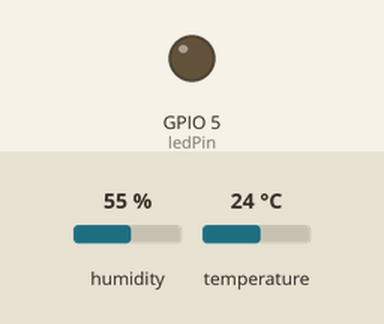
Recording of a sketch running on a simulated ESP8266 (NodeMCU). On the bench: output pins drawn as LEDs (lit = HIGH). The inputs (shaded band) are chosen by the test bench; at power-on: temperature 24 °C, humidity 55 %. WiFi joins after 1.5 s; servers stay silent unless stated; no MQTT or app messages arrive unless stated; what the sketch prints to the serial monitor is not drawn.

Above: at 2.7 s.
2.8 s: temperature set to 30.7 °C
9.5 s: temperature set to 31.5 °C
At 12.9 s:
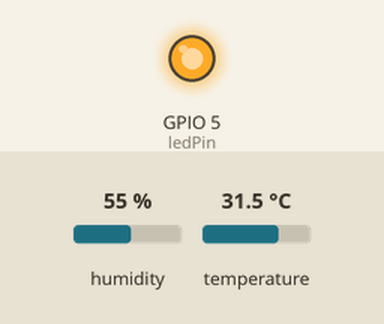
Timing chart, 0 to 14.4 s (numbered marks = the images above; inputs shaded):
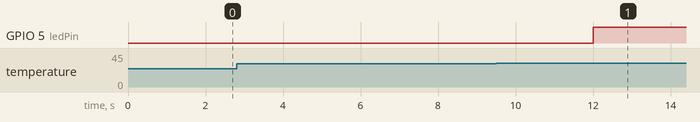

Measured:
- the behaviour switches between 31 and 31.1 °C on temperature (found by bisection; images 0 and 1)
- after the input at 2.8 s, every drawn part: stays the same
- after the input at 9.5 s, GPIO 5 (ledPin): LOW → HIGH after 2.5 s

The sketch:

modul6_tugas_25782027.ino
```cpp
#include <ESP8266WiFi.h>
#include <PubSubClient.h>
#include <ArduinoJson.h>
#include <DHT.h>

// ==========================================
// KREDENSIAL & KONFIGURASI JARINGAN
// ==========================================
const char* ssid = "Infinix GT 30 Pro";
const char* password = "murahcpz";

// Konfigurasi Broker MQTT Publik
const char* mqttServer = "broker.hivemq.com";
const int mqttPort = 1883;

// IDENTITAS KLIEN (Wajib Unik, sesuaikan dengan NIM Anda)
const char* clientId = "ESP8266_LabIoT_NIM027_Tugas";

// ==========================================
// DEFINISI TOPIK MQTT (Ganti nim_anda)
// ==========================================
const char* topicTelemetry = "kampus/labiot/25782027/telemetri";
const char* topicControl   = "kampus/labiot/25782027/kendali";
const char* topicAlert     = "kampus/labiot/25782027/alert";
const char* topicStatus    = "kampus/labiot/25782027/status";

// ==========================================
// KONFIGURASI PIN PERANGKAT KERAS
// ==========================================
const byte dhtPin = 2;   // Pin D4 (GPIO 2) untuk Sensor DHT
const byte ledPin = 5;   // Pin D1 (GPIO 5) untuk LED Indikator
#define DHTTYPE DHT22    // Ubah ke DHT22 jika menggunakan modul DHT22

DHT dht(dhtPin, DHTTYPE);
WiFiClient espClient;
PubSubClient client(espClient);

// Pengatur Waktu (Non-blocking timer)
unsigned long lastTelemetryTime = 0;
const unsigned long telemetryInterval = 4000; // Kirim telemetri setiap 4 detik

// Variabel Latch untuk mencegah spamming pesan alert beruntun
bool lastOverheatState = false;

// ==========================================
// FUNGSI CALLBACK (Penerima Perintah Masuk)
// ==========================================
void callback(char* topic, byte* payload, unsigned int length) {
  char incomingBuffer[length + 1];
  memcpy(incomingBuffer, payload, length);
  incomingBuffer[length] = '\0';

  Serial.println("----------------------------------------");
  Serial.printf("[KONTROL DITERIMA] Topik: %s | Payload: %s\n", topic, incomingBuffer);

  StaticJsonDocument<256> doc;
  DeserializationError err = deserializeJson(doc, incomingBuffer);
  if (err) {
    Serial.println("[ERROR] Gagal membedah payload JSON!");
    return;
  }

  // Kendali Manual Override LED via Topik Kendali
  if (doc.containsKey("led")) {
    int val = doc["led"];
    digitalWrite(ledPin, val == 1 ? HIGH : LOW);
    Serial.printf("--> [MANUAL OVERRIDE] Status LED diubah: %s\n", val == 1 ? "MENYALA" : "PADAM");
  }
  Serial.println("----------------------------------------");
}

// ==========================================
// FUNGSI RECONNECT & KONFIGURASI LWT
// ==========================================
void reconnect() {
  while (!client.connected()) {
    Serial.print("Menghubungkan kembali ke Broker MQTT...");

    // Parameter Last Will and Testament (LWT)
    const char* willTopic = topicStatus;
    int willQos = 1;
    bool willRetain = true;
    const char* willMessage = "{\"status\":\"OFFLINE\",\"keterangan\":\"Perangkat Terputus Tak Terduga\"}";

    // Hubungkan ke broker dengan menyertakan parameter LWT
    if (client.connect(clientId, willTopic, willQos, willRetain, willMessage)) {
      Serial.println(" Sukses Terhubung!");

      // 1. Daftarkan kembali subskripsi topik kendali manual
      client.subscribe(topicControl);
      Serial.printf("Subskripsi Topik Kendali: %s\n", topicControl);

      // 2. Publikasikan status ONLINE sesaat setelah berhasil terhubung (dengan Retain = true)
      StaticJsonDocument<256> statusDoc;
      statusDoc["status"] = "ONLINE";
      statusDoc["keterangan"] = "Perangkat Beroperasi Normal";

      char statusBuffer[256];
      serializeJson(statusDoc, statusBuffer);
      client.publish(topicStatus, statusBuffer, true);
      Serial.println("[STATUS] Pesan ONLINE dipublikasikan ke broker.");

    } else {
      Serial.printf("Gagal terhubung (rc=%d). Coba lagi dalam 4 detik...\n", client.state());
      delay(4000);
    }
  }
}

// ==========================================
// SETUP UTAMA
// ==========================================
void setup() {
  Serial.begin(115200);
  pinMode(ledPin, OUTPUT);
  digitalWrite(ledPin, LOW); // Kondisi awal LED padam

  dht.begin();

  // Koneksi Wi-Fi
  WiFi.mode(WIFI_STA);
  WiFi.begin(ssid, password);
  Serial.print("Menghubungkan ke Wi-Fi");
  while (WiFi.status() != WL_CONNECTED) {
    delay(500);
    Serial.print(".");
  }
  Serial.println("\nWi-Fi Terkoneksi!");
  Serial.print("Alamat IP Lokal: ");
  Serial.println(WiFi.localIP());

  // Konfigurasi MQTT Server & Fungsi Callback
  client.setServer(mqttServer, mqttPort);
  client.setCallback(callback);
}

// ==========================================
// LOOP UTAMA (Non-Blocking)
// ==========================================
void loop() {
  if (!client.connected()) {
    reconnect();
  }
  client.loop(); // Memelihara sesi TCP, keep-alive ping, dan menangkap pesan masuk

  unsigned long now = millis();
  if (now - lastTelemetryTime >= telemetryInterval) {
    lastTelemetryTime = now;

    float t = dht.readTemperature();
    float h = dht.readHumidity();

    // Validasi pembacaan sensor DHT
    if (isnan(t) || isnan(h)) {
      Serial.println("[PERINGATAN] Gagal membaca data dari sensor DHT!");
      return;
    }

    // 1. Klasifikasi Kondisi Suhu
    String kondisiSuhu = (t > 31.0) ? "PANAS" : "NORMAL";

    // 2. Publikasi Paket Telemetri Rutin (Format JSON)
    StaticJsonDocument<256> docOut;
    docOut["node_id"] = clientId;
    docOut["suhu"] = serialized(String(t, 2));
    docOut["kelembapan"] = serialized(String(h, 2));
    docOut["status_led"] = digitalRead(ledPin);
    docOut["kondisi_suhu"] = kondisiSuhu; // Parameter tambahan tugas

    char buffer[256];
    serializeJson(docOut, buffer);

    bool telemetrySuccess = client.publish(topicTelemetry, buffer);
    if (telemetrySuccess) {
      Serial.printf("[TELEMETRI TERKIRIM] %s\n", buffer);
    } else {
      Serial.println("[ERROR] Gagal memublikasikan paket telemetri!");
    }

    // 3. Edge Safety Engine & Dedicated Alert Topic (> 31.0°C)
    bool currentOverheat = (t > 31.0);

    if (currentOverheat) {
      // Otomatis nyalakan indikator LED darurat secara lokal
      digitalWrite(ledPin, HIGH);

      // Gunakan state latch agar pesan alert dikirimkan secara teratur saat pertama kali bahaya terdeteksi (mencegah spamming)
      if (!lastOverheatState) {
        StaticJsonDocument<256> alertDoc;
        alertDoc["status"] = "BAHAYA";
        alertDoc["parameter"] = "OVERHEAT";
        alertDoc["nilai_suhu"] = serialized(String(t, 2));

        char alertBuffer[256];
        serializeJson(alertDoc, alertBuffer);

        bool alertSuccess = client.publish(topicAlert, alertBuffer);
        if (alertSuccess) {
          Serial.printf("[ALERT BAHAYA TERKIRIM] Topik: %s | Payload: %s\n", topicAlert, alertBuffer);
        }
      }
    } else {
      // Jika suhu kembali aman dan sebelumnya dalam keadaan overheat
      if (lastOverheatState) {
        Serial.println("[INFO] Suhu lingkungan kembali turun ke batas aman (NORMAL).");
      }
    }

    // Perbarui status state latch sebelumnya
    lastOverheatState = currentOverheat;
  }
}
```
